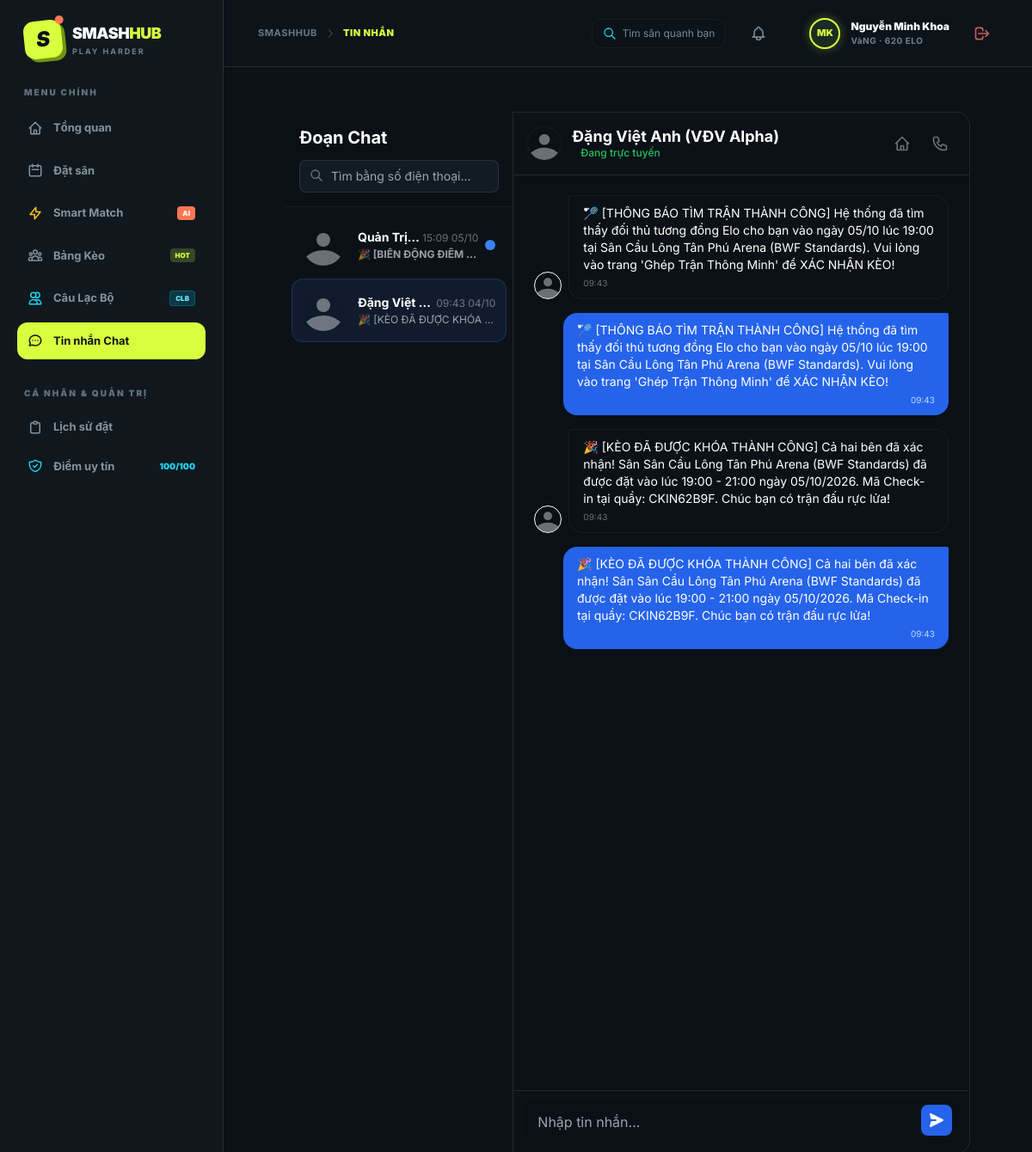
/index.php?action=chat&user=17 (signed in), run on the app's committed database.
### tables this page shows
CREATE TABLE `users` (
    `id` int NOT NULL AUTO_INCREMENT,
    `username` varchar(50) NOT NULL,
    `password` varchar(255) NOT NULL,
    `role` enum('user','staff','owner','admin') DEFAULT 'user',
    `name` varchar(255) NOT NULL,
    `phone` varchar(20) DEFAULT NULL,
    `avatar_url` varchar(255) DEFAULT NULL,
    `skill_level` tinyint NOT NULL DEFAULT 3 COMMENT '1: Mới chơi, 2: TB Yếu, 3: Trung bình, 4: Khá, 5: Bán chuyên',
    `preferred_format` varchar(50) DEFAULT 'Đánh Đôi' COMMENT 'Đánh Đơn, Đánh Đôi, Giao lưu nhóm',
    `district` varchar(100) DEFAULT 'Bình Thạnh',
    `latitude` decimal(10,8) DEFAULT NULL,
    `longitude` decimal(11,8) DEFAULT NULL,
    `location_address` varchar(255) DEFAULT '',
    `reputation_score` int NOT NULL DEFAULT 100 COMMENT 'Thang điểm Uy Tín Fair-Play từ 0 - 100',
    `penalty_until` datetime DEFAULT NULL,
    `created_at` timestamp NOT NULL DEFAULT CURRENT_TIMESTAMP,
    `owner_id` int DEFAULT NULL,
    `assigned_pitch_id` int DEFAULT NULL,
    PRIMARY KEY (`id`),
    UNIQUE KEY `username` (`username`)
  );

CREATE TABLE `user_scores` (
    `user_id` int NOT NULL,
    `season` varchar(20) NOT NULL,
    `points` int DEFAULT 0,
    `highest_points` int DEFAULT 0,
    PRIMARY KEY (`user_id`,`season`)
  );

CREATE TABLE `messages` (
    `id` int NOT NULL AUTO_INCREMENT,
    `sender_id` int NOT NULL,
    `receiver_id` int NOT NULL,
    `content` text NOT NULL,
    `is_read` tinyint DEFAULT 0,
    `created_at` timestamp NOT NULL DEFAULT CURRENT_TIMESTAMP,
    PRIMARY KEY (`id`),
    KEY `sender_id` (`sender_id`),
    KEY `receiver_id` (`receiver_id`)
  );

### views/user/chat.php (the view, shortened to what the rows shown need)
<div class="max-w-7xl mx-auto py-6 sm:px-6 lg:px-8 h-[calc(100vh-80px)] flex">
    <div class="w-1/3 bg-[#0b1116] border-r border-white/10 flex flex-col rounded-l-2xl shadow-none">
        <div class="p-4 border-b border-white/5 bg-[#0b1116]/5 flex-shrink-0">
            <h2 class="text-xl font-bold text-white">Đoạn Chat</h2>
        </div>
        <div class="overflow-y-auto flex-1 p-2 space-y-1">
            <?php if(count($contacts) > 0): ?>
                <?php foreach($contacts as $c): ?>
                    <a href="index.php?action=chat&user=<?php echo $c['contact_id']; ?>"
                       class="flex items-center p-3 rounded-xl hover:bg-[#0b1116]/5 transition <?php echo (isset($active_user) && $active_user['id'] == $c['contact_id']) ? 'bg-blue-500/10 ring-1 ring-blue-500/30' : ''; ?>">
                        <div class="relative w-12 h-12 rounded-full overflow-hidden bg-[#0b1116]/10 flex-shrink-0">
                            <?php if(!empty($c['avatar_url'])): ?>
                                <img src="<?php echo htmlspecialchars($c['avatar_url']); ?>" class="w-full h-full object-cover">
                            <?php else: ?>
                                <svg class="w-full h-full text-white/40" fill="currentColor" viewBox="0 0 24 24"><path d="M24 20.993V24H0v-2.996A14.977 14.977 0 0112.004 15c4.904 0 9.26 2.354 11.996 5.993zM16.002 8.999a4 4 0 11-8 0 4 4 0 018 0z"/></svg>
                            <?php endif; ?>
                        </div>
                        <div class="ml-4 flex-1 min-w-0">
                            <div class="flex justify-between items-baseline mb-0.5">
                                <h4 class="text-sm font-bold text-white truncate"><?php echo htmlspecialchars($c['name']); ?></h4>
                                <span class="text-xs text-white/40 flex-shrink-0"><?php echo date('H:i d/m', strtotime($c['created_at'])); ?></span>
                            </div>
                            <p class="text-xs text-white/60 truncate <?php echo ($c['is_read'] == 0 && $c['sender_id'] != $_SESSION['user_id']) ? 'font-bold text-white' : ''; ?>">
                                <?php echo htmlspecialchars($c['last_message']); ?>
                            </p>
                        </div>
                        <?php if($c['is_read'] == 0 && $c['sender_id'] != $_SESSION['user_id']): ?>
                            <div class="w-3 h-3 bg-blue-500/100 rounded-full ml-2 flex-shrink-0"></div>
                        <?php endif; ?>
                    </a>
                <?php endforeach; ?>
            <?php else: ?>
                <div class="text-center p-4 text-white/40 text-sm mt-10">Chưa có cuộc trò chuyện nào.</div>
            <?php endif; ?>
        </div>
    </div>
    <div class="w-2/3 bg-[#0b1116]/5 flex flex-col rounded-r-2xl shadow-none border border-l-0 border-white/10 relative">
        <?php if($active_user): ?>
            <div class="p-4 bg-[#0b1116] border-b border-white/10 flex items-center justify-between shadow-none z-10 absolute top-0 w-full rounded-tr-2xl">
                <div class="flex items-center">
                    <div class="w-10 h-10 rounded-full overflow-hidden bg-[#0b1116]/10 flex-shrink-0 border border-white/5">
                        <?php if(!empty($active_user['avatar_url'])): ?>
                            <img src="<?php echo htmlspecialchars($active_user['avatar_url']); ?>" class="w-full h-full object-cover">
                        <?php else: ?>
                            <svg class="w-full h-full text-white/40" fill="currentColor" viewBox="0 0 24 24"><path d="M24 20.993V24H0v-2.996A14.977 14.977 0 0112.004 15c4.904 0 9.26 2.354 11.996 5.993zM16.002 8.999a4 4 0 11-8 0 4 4 0 018 0z"/></svg>
                        <?php endif; ?>
                    </div>
                    <div class="ml-3">
                        <h3 class="text-lg font-bold text-white leading-tight"><?php echo htmlspecialchars($active_user['name']); ?></h3>
                        <p class="text-xs font-medium text-green-500 flex items-center">
                            <span class="w-1.5 h-1.5 bg-green-500/100/100/100 rounded-full mr-1"></span> Đang trực tuyến
                        </p>
                    </div>
                </div>
                <div class="flex space-x-2">
                    <a href="index.php?action=matchmaking" class="text-white/40 hover:text-blue-500 transition p-2 bg-[#0b1116]/5 rounded-full">
                        <svg class="w-5 h-5" fill="none" stroke="currentColor" viewBox="0 0 24 24"><path stroke-linecap="round" stroke-linejoin="round" stroke-width="2" d="M3 12l2-2m0 0l7-7 7 7M5 10v10a1 1 0 001 1h3m10-11l2 2m-2-2v10a1 1 0 01-1 1h-3m-6 0a1 1 0 001-1v-4a1 1 0 011-1h2a1 1 0 011 1v4a1 1 0 001 1m-6 0h6"></path></svg>
                    </a>
                    <a href="tel:<?php echo htmlspecialchars($active_user['phone']); ?>" class="text-white/40 hover:text-green-500 transition p-2 bg-[#0b1116]/5 rounded-full">
                    </a>
                </div>
            </div>
            <div id="messagesArea" class="flex-1 p-6 overflow-y-auto space-y-4 mt-[72px] mb-[70px]">
                <?php foreach($messages as $m): ?>
                    <?php if($m['sender_id'] == $_SESSION['user_id']): ?>
                        <div class="flex justify-end">
                            <div class="bg-blue-600 text-white rounded-2xl rounded-tr-sm px-4 py-2.5 max-w-md shadow-none">
                                <p class="text-sm"><?php echo nl2br(htmlspecialchars($m['content'])); ?></p>
                                <span class="text-[10px] text-blue-200 mt-1 block text-right"><?php echo date('H:i', strtotime($m['created_at'])); ?></span>
                            </div>
                        </div>
                    <?php else: ?>
                        <div class="flex justify-start">
                            <div class="w-8 h-8 rounded-full overflow-hidden bg-[#0b1116]/10 flex-shrink-0 mt-auto mr-2 border border-white shadow-none">
                                <?php if(!empty($m['avatar_url'])): ?>
                                    <img src="<?php echo htmlspecialchars($m['avatar_url']); ?>" class="w-full h-full object-cover">
                                <?php else: ?>
                                    <svg class="w-full h-full text-white/40" fill="currentColor" viewBox="0 0 24 24"><path d="M24 20.993V24H0v-2.996A14.977 14.977 0 0112.004 15c4.904 0 9.26 2.354 11.996 5.993zM16.002 8.999a4 4 0 11-8 0 4 4 0 018 0z"/></svg>
                                <?php endif; ?>
                            </div>
                            <div class="bg-[#0b1116] border border-white/5 text-white rounded-2xl rounded-tl-sm px-4 py-2.5 max-w-md shadow-none">
                                <p class="text-sm"><?php echo nl2br(htmlspecialchars($m['content'])); ?></p>
                                <span class="text-[10px] text-white/40 mt-1 block"><?php echo date('H:i', strtotime($m['created_at'])); ?></span>
                            </div>
                        </div>
                    <?php endif; ?>
                <?php endforeach; ?>
            </div>
            <div class="p-3 bg-[#0b1116] border-t border-white/10 absolute bottom-0 w-full rounded-br-2xl">
                <form id="chatForm" class="flex items-end gap-2 relative">
                    <textarea id="msgContent" rows="1" class="w-full bg-[#0b1116]/10 border-transparent focus:bg-[#0b1116] focus:ring-2 focus:ring-blue-500 focus:border-blue-500 rounded-xl py-3 pl-4 pr-12 resize-none transition-all shadow-inner" placeholder="Nhập tin nhắn..." required></textarea>
                    <button type="submit" class="p-2 bg-blue-600 hover:bg-blue-700 text-white rounded-lg transition shadow-none absolute right-2 bottom-2">
                        <svg class="w-5 h-5 transform rotate-90" fill="currentColor" viewBox="0 0 20 20"><path d="M10.894 2.553a1 1 0 00-1.788 0l-7 14a1 1 0 001.169 1.409l5-1.429A1 1 0 009 15.571V11a1 1 0 112 0v4.571a1 1 0 00.725.962l5 1.428a1 1 0 001.17-1.408l-7-14z"></path></svg>
                    </button>
                </form>
            </div>
        <?php endif; ?>
    </div>
</div>

### views/layout.php (shortened to what the rows shown need)
<?php
$clean_user_name = '';
$user_role = $_SESSION['user_role'] ?? 'guest';
$user_initials = 'KH';
$user_badge_text = 'GUEST PLAYER';
$user_elo_pts = 600;
$user_rep_val = 100;
$current_action = $_GET['action'] ?? 'home';
if (isset($_SESSION['user_id'])) {
    $clean_user_name = trim(preg_replace('/\s*\(.*?\)/', '', $_SESSION['user_name'] ?? 'Vận động viên'));
    $words = explode(' ', $clean_user_name);
    $user_initials = '';
    foreach (array_slice($words, -2) as $w) {
        $user_initials .= mb_substr($w, 0, 1, 'UTF-8');
    }
    $user_initials = mb_strtoupper($user_initials, 'UTF-8');
    if (class_exists('Database')) {
        try {
            $db_inst = (new Database())->getConnection();
            if (class_exists('Ranking')) {
                $rk_inst = new Ranking($db_inst);
                $pts = $rk_inst->getSeasonHighestPoints($_SESSION['user_id'], Ranking::getCurrentSeason());
                if ($pts > 0) $user_elo_pts = $pts;
                $rk_name = $rk_inst->getRankName($user_elo_pts);
                if ($user_role === 'user') {
                    $user_badge_text = strtoupper($rk_name) . ' · ' . $user_elo_pts . ' ELO';
                } else {
                    $role_names = ['staff' => 'NHÂN VIÊN SÂN', 'owner' => 'CHỦ CỤM SÂN', 'admin' => 'ADMIN TỔNG'];
                    $user_badge_text = $role_names[$user_role] ?? strtoupper($user_role);
                }
            }
            if (class_exists('Reputation')) {
                $rp_inst = new Reputation($db_inst);
                $rep_data = $rp_inst->getUserReputation($_SESSION['user_id']);
                $user_rep_val = $rep_data['score'];
            }
        } catch (Exception $e) {}
    }
}
?>
<!DOCTYPE html>
<html lang="vi" class="dark scroll-smooth">
<head>
    <script src="https://cdn.tailwindcss.com"></script>
</head>
<body class="bg-[#0b1116] text-white selection:bg-[#d8ff3e] selection:text-[#0b1116] min-h-screen flex flex-col antialiased">
    <aside id="sidebar" class="fixed inset-y-0 left-0 z-50 flex w-[260px] flex-col border-r border-white/10 bg-[#10181e] px-5 py-6 transition-transform duration-300 -translate-x-full lg:translate-x-0">
        <nav class="mt-3 space-y-1.5">
            <?php if(isset($_SESSION['user_id'])): ?>
                <?php if($user_role === 'user'): ?>
                    <a href="index.php?action=my_bookings" class="flex items-center gap-3 rounded-xl px-3 py-2.5 text-[13px] font-bold transition <?php echo ($current_action == 'my_bookings') ? 'bg-[#d8ff3e] text-[#0d1715]' : 'text-[#84939b] hover:bg-[#0b1116]/5 hover:text-white'; ?>">
                        <svg class="w-[18px] h-[18px]" fill="none" stroke="currentColor" viewBox="0 0 24 24"><path stroke-linecap="round" stroke-linejoin="round" stroke-width="2" d="M9 5H7a2 2 0 00-2 2v12a2 2 0 002 2h10a2 2 0 002-2V7a2 2 0 00-2-2h-2M9 5a2 2 0 002 2h2a2 2 0 002-2M9 5a2 2 0 012-2h2a2 2 0 012 2"></path></svg>
                        <span>Lịch sử đặt</span>
                    </a>
                    <a href="index.php?action=user_profile" class="flex items-center gap-3 rounded-xl px-3 py-2.5 text-[13px] font-bold transition <?php echo ($current_action == 'user_profile') ? 'bg-[#d8ff3e] text-[#0d1715]' : 'text-[#84939b] hover:bg-[#0b1116]/5 hover:text-white'; ?>">
                        <span class="flex-1">Điểm uy tín</span>
                        <span class="text-[10px] font-black text-cyan-400"><?php echo $user_rep_val; ?>/100</span>
                    </a>
                <?php endif; ?>
            <?php endif; ?>
        </nav>
    </aside>
    <section class="lg:pl-[260px] flex-1 flex flex-col min-h-screen">
        <header class="sticky top-0 z-30 flex h-[78px] items-center justify-between border-b border-white/10 bg-[#0d151b]/85 px-4 sm:px-8 lg:px-10 backdrop-blur-xl">
            <div class="flex items-center gap-4 sm:gap-5">
                <?php if(isset($_SESSION['user_id'])): ?>
                    <a href="index.php?action=user_profile" class="flex items-center gap-3 group">
                        <div class="flex h-9 w-9 items-center justify-center rounded-full border-2 border-[#d8ff3e] bg-[#1a2b24] text-[11px] font-black text-[#d8ff3e] shadow-[0_0_12px_rgba(216,255,62,0.3)]">
                            <?php echo $user_initials; ?>
                        </div>
                        <div class="hidden text-left sm:block">
                            <div class="text-[12px] font-black group-hover:text-[#d8ff3e] transition"><?php echo htmlspecialchars($clean_user_name); ?></div>
                            <div class="text-[10px] font-bold text-[#71818a] tracking-wider"><?php echo $user_badge_text; ?></div>
                        </div>
                    </a>
                    <a href="index.php?action=logout" title="Đăng xuất" class="p-2 rounded-xl text-red-400/80 hover:text-red-400 hover:bg-red-500/10 transition">
                        <svg class="w-5 h-5" fill="none" stroke="currentColor" viewBox="0 0 24 24"><path stroke-linecap="round" stroke-linejoin="round" stroke-width="2" d="M17 16l4-4m0 0l-4-4m4 4H7m6 4v1a3 3 0 01-3 3H6a3 3 0 01-3-3V7a3 3 0 013-3h4a3 3 0 013 3v1"></path></svg>
                    </a>
                <?php endif; ?>
            </div>
        </header>
        <main class="flex-1 w-full max-w-[1400px] mx-auto px-4 sm:px-8 lg:px-10 py-7">
            <?php require_once 'views/' . $content; ?>
        </main>
    </section>
</body>
</html>

### data on the page
users: reputation_score "100"
user_scores: user_badge_text "VàNG · 620 ELO"
users: name "Quản Trị…", created_at "15:09 05/10", last_message "🎉 [BIẾN ĐỘNG ĐIỂM…"
users: name "Đặng Việt…", created_at "09:43 04/10", last_message "🎉 [KÈO ĐÃ ĐƯỢC KHÓA…", name "Đặng Việt Anh (VĐV Alpha)"
messages: content "🏸 [THÔNG BÁO TÌM TRẬN THÀNH CÔNG] Hệ thống đã tìm thấy đối thủ tương đồng Elo cho bạn vào ngày 05/10 lúc 19:00 tại Sân Cầu Lông Tân Phú Arena (BWF Standards). Vui lòng vào trang 'Ghép Trận Thông Minh' để XÁC NHẬN KÈO!", created_at "09:43"
messages: content "🏸 [THÔNG BÁO TÌM TRẬN THÀNH CÔNG] Hệ thống đã tìm thấy đối thủ tương đồng Elo cho bạn vào ngày 05/10 lúc 19:00 tại Sân Cầu Lông Tân Phú Arena (BWF Standards). Vui lòng vào trang 'Ghép Trận Thông Minh' để XÁC NHẬN KÈO!", created_at "09:43"
messages: content "🎉 [KÈO ĐÃ ĐƯỢC KHÓA THÀNH CÔNG] Cả hai bên đã xác nhận! Sân Sân Cầu Lông Tân Phú Arena (BWF Standards) đã được đặt vào lúc 19:00 - 21:00 ngày 05/10/2026. Mã Check-in tại quầy: CKIN62B9F. Chúc bạn có trận đấu rực lửa!", created_at "09:43"
messages: content "🎉 [KÈO ĐÃ ĐƯỢC KHÓA THÀNH CÔNG] Cả hai bên đã xác nhận! Sân Sân Cầu Lông Tân Phú Arena (BWF Standards) đã được đặt vào lúc 19:00 - 21:00 ngày 05/10/2026. Mã Check-in tại quầy: CKIN62B9F. Chúc bạn có trận đấu rực lửa!", created_at "09:43"

### other printed values
$page_title "TIN NHẮN"
$user_initials "MK"
$clean_user_name "Nguyễn Minh Khoa"
